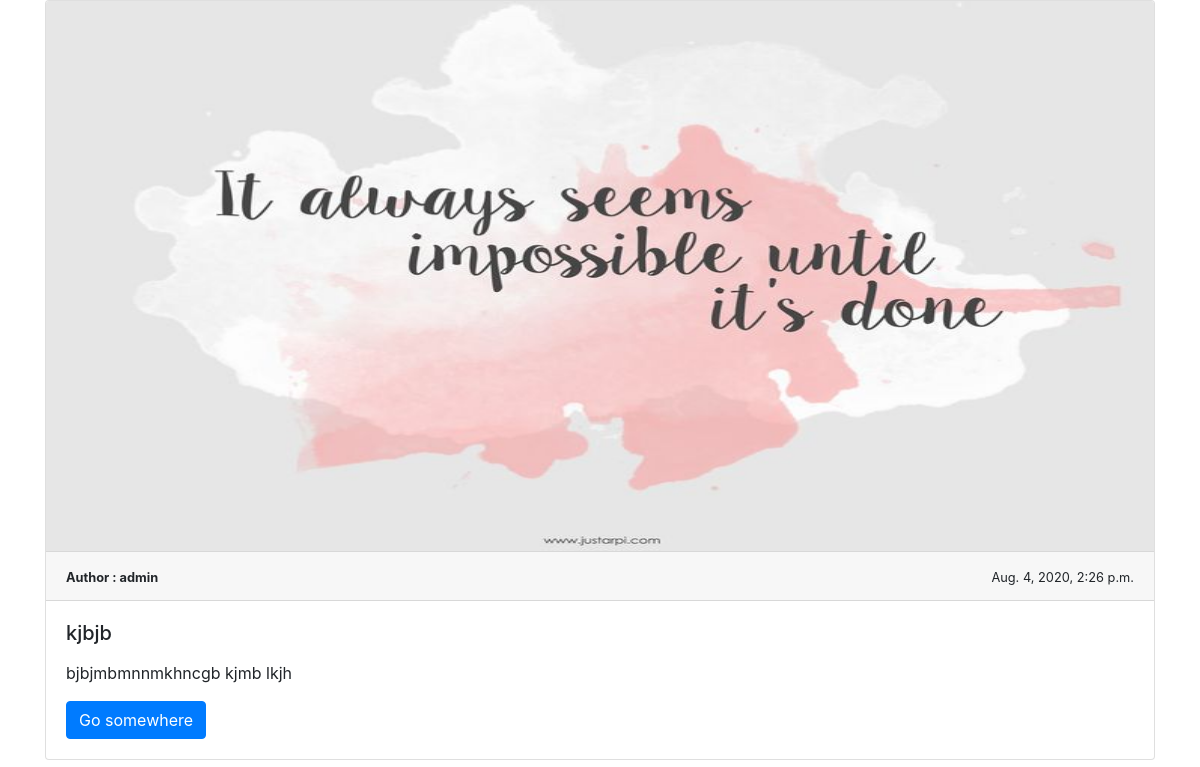
Page /posts/detail/11/ on the committed database.
### posts/models.py (models this page shows, shortened)
class Post(models.Model):
    user = models.ForeignKey(settings.AUTH_USER_MODEL, default=1,on_delete=models.CASCADE)
    title = models.CharField(max_length=40)
    image = models.ImageField(null=True, blank=True)
    content = models.TextField()
    updated = models.DateTimeField(auto_now=True, auto_now_add=False)
    timestamp = models.DateTimeField(auto_now=False, auto_now_add=True) # will be set only one time
    def __str__(self):
        return self.title
    class Meta:
        ordering = ["-timestamp", "-updated"]

### posts/views.py (the view)
# urls.py: path("detail/<id>/", post_detail, name="detail"),
def post_detail(request, id=None):
    print(id)
    queryset = get_object_or_404(Post, id=id)
    print(queryset)
    if queryset != None:
        print("Query", queryset)
        context = {
                "object_list": queryset,
                "title": "list"
            }
    else:
        pass
    return render(request, "post_detail.html", context)

### templates/post_detail.html (shortened to what this page needs)
{% extends  "base.html"%}
{% block content %}
        <div class="card">
                {% if object_list.image %}
                <img src="{{ object_list.image.url }}" style="max-height: 550px; margin: 0 auto;"  class="card-img-top centered" alt="...">
                {% endif %}
                <div class="card-header" style="border-top: 1px solid rgba(0,0,0,.125);">
                        <div class="row">
                                <div class="col">
                                        {% if object_list.user %}
                                        <small><strong>Author : {{object_list.user}}</strong></small>
                                        {% endif %}
                                </div>
                                <div class="col text-right">
                                        <small>{{object_list.timestamp}}</small>
                                </div>
                        </div>
                </div>
                <div class="card-body">
                        <h5 class="card-title">{{object_list.title}}</h5>
                        <p class="card-text">{{object_list.content|linebreaks}}</p>
                        <a href="#" class="btn btn-primary">Go somewhere</a>
                </div>
        </div>
{% endblock content %}

### rows in the picture
Post: image (picture), user "admin", timestamp "Aug. 4, 2020, 2:26 p.m.", title "kjbjb", content "bjbjmbmnnmkhncgb kjmb lkjh"
